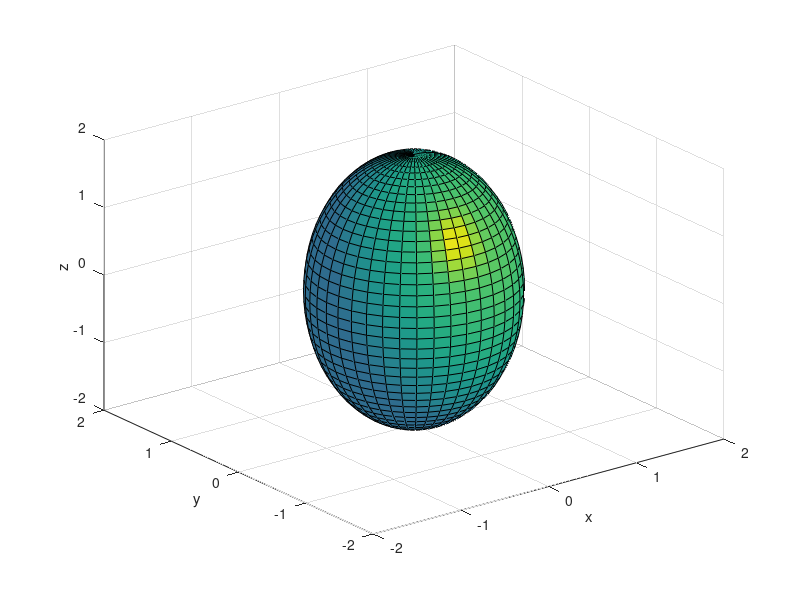
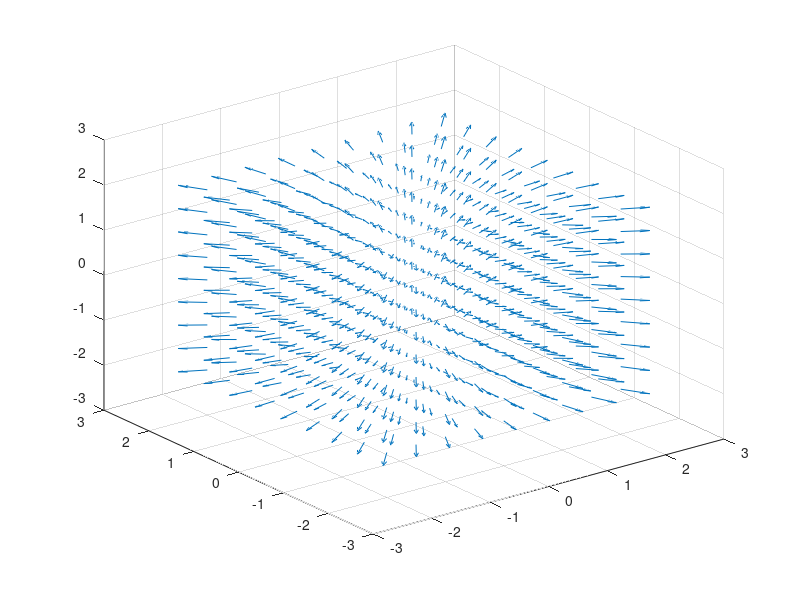
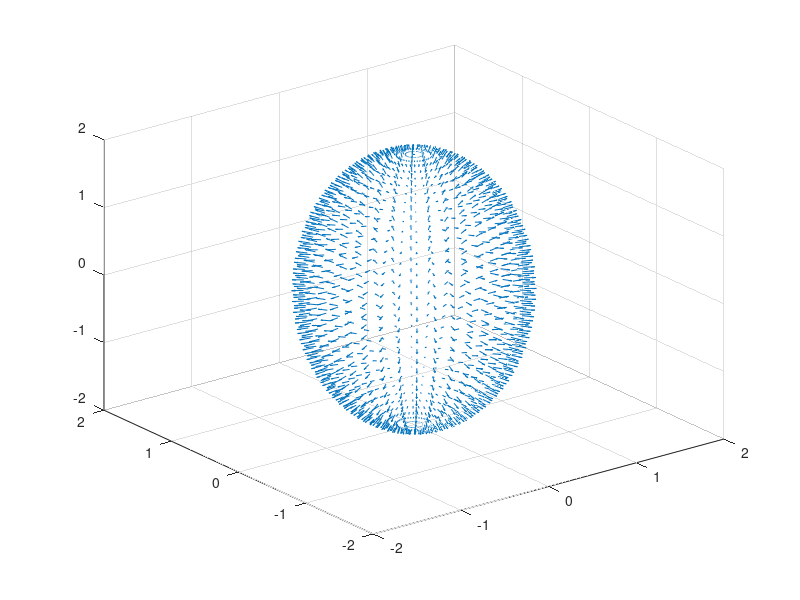
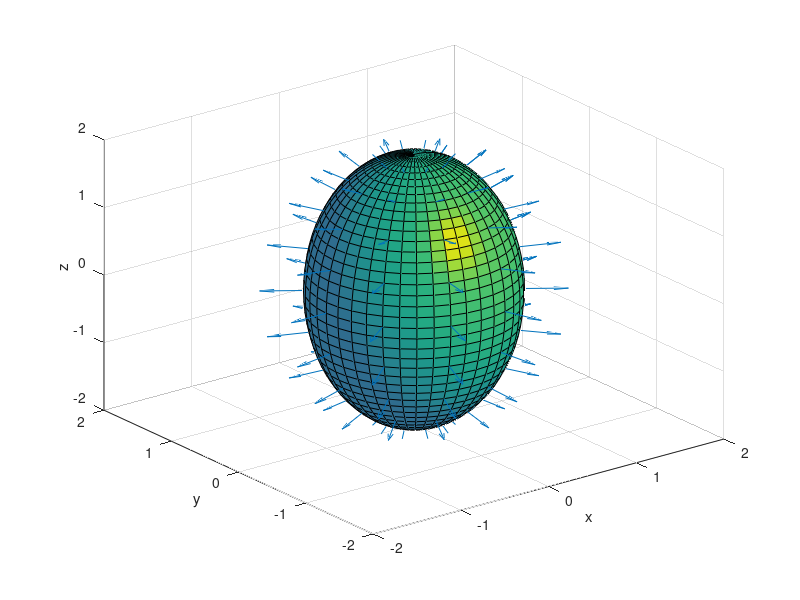

These charts were generated, in order, by the following MATLAB code:
clear all
close all
clc

%b%
XC=0;YC=0;ZC=0;XR=1;YR=1;ZR=2;N=40;
[xx,yy,zz] = ellipsoid(XC,YC,ZC,XR,YR,ZR,N);
figure(10);
surfl(xx,yy,zz);
xlabel('x'); ylabel('y'); zlabel('z')
grid on;
axis([-2 2 -2 2 -2 2]);

%d%
x = -2:.5:2;
y = x; z = x;
[xx,yy,zz] = meshgrid(x,y,z);
Fxx = 2*xx;
Fyy = 2*yy;
Fzz = 1/2*zz;
figure(11);
quiver3(xx,yy,zz,Fxx,Fyy,Fzz);

%e%
[xx,yy,zz] = ellipsoid(XC,YC,ZC,XR,YR,ZR,N);
Fxx = 2*xx;
Fyy = 2*yy;
Fzz = 1/2*zz;
figure(12);
quiver3(xx,yy,zz,Fxx,Fyy,Fzz);
axis([-2 2 -2 2 -2 2]);

%f%
XC=0;YC=0;ZC=0;XR=1;YR=1;ZR=2;;N1=40;N2=10;
[xx,yy,zz] = ellipsoid(XC,YC,ZC,XR,YR,ZR,N1);
figure(13);
surfl(xx,yy,zz);
xlabel('x'); ylabel('y'); zlabel('z')
grid on;
axis([-2 2 -2 2 -2 2]);
hold on;
[xx,yy,zz] = ellipsoid(XC,YC,ZC,XR,YR,ZR,N2);
Fxx = 2*xx;
Fyy = 2*yy;
Fzz = 1/2*zz;
figure(13);
quiver3(xx,yy,zz,Fxx,Fyy,Fzz);
axis([-2 2 -2 2 -2 2]);